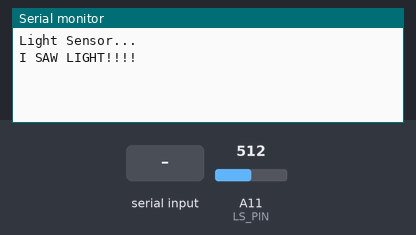
Recording of a program running on a simulated Arduino Mega 2560, built with avr-gcc and run on an emulated ATmega2560. Parts: the last lines printed to the serial monitor. The test bench sets the inputs (shaded band); at power-on: A11 (LS_PIN) = 512.

Above: at 1.2 s.
1.3 s: "1" received over Serial
At 1.52 s:
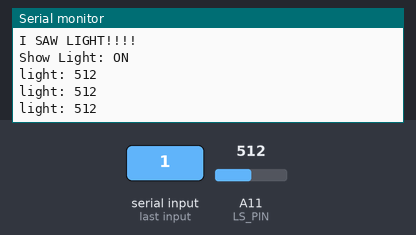
2.8 s: "0" received over Serial
At 3.9 s:
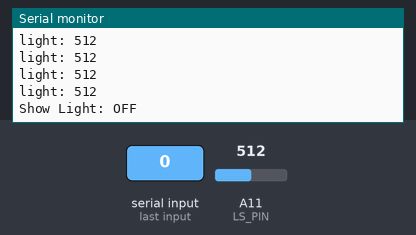

Measured:
- after the input at 1.3 s, the serial monitor: prints a new line at once (image 1)
- after the input at 2.8 s, the serial monitor: prints a new line at once (image 2)

The program:

main.cpp
```cpp
#include <Arduino.h>

#define LS_PIN A11
#define LS_THRESHOLD 750

bool sawLight = false;
bool showLightValues = false;  // switch to turn on dump of light values

void setup() {

  Serial.begin(9600);
  Serial.setTimeout(10);
  Serial.println("Light Sensor...");

  pinMode(LS_PIN, INPUT_PULLUP);
}

void loop() {

  bool light = analogRead(LS_PIN) < LS_THRESHOLD;
  if (light && !sawLight) {
    sawLight = true;
    Serial.println("I SAW LIGHT!!!!");
  }

  if (Serial.available()) {
    String str = Serial.readString();
    showLightValues = !showLightValues;

    Serial.print("Show Light: ");
    if (showLightValues) {
      Serial.print("ON");
    } else {
      Serial.print("OFF");
    }
    Serial.println();
  }

  if (showLightValues) {
    Serial.print("light: ");
    Serial.println(analogRead(LS_PIN));
  }

  delay(100);
}
```
